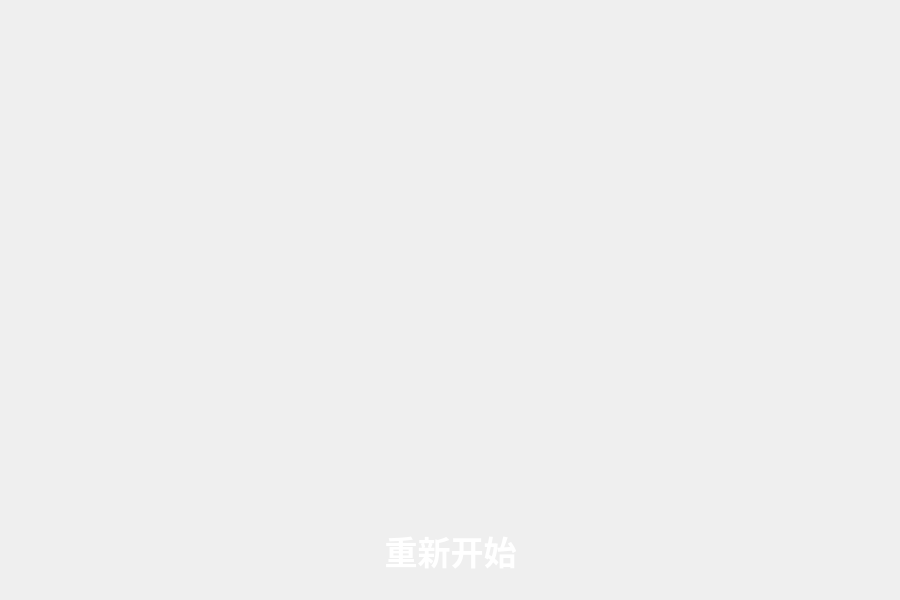
<?xml version="1.0" encoding="UTF-8"?>
<ui version="4.0">
 <class>GameSuccess</class>
 <widget class="QWidget" name="GameSuccess">
  <property name="geometry">
   <rect>
    <x>0</x>
    <y>0</y>
    <width>900</width>
    <height>600</height>
   </rect>
  </property>
  <property name="windowTitle">
   <string>Form</string>
  </property>
  <widget class="QLabel" name="lb_background">
   <property name="geometry">
    <rect>
     <x>0</x>
     <y>0</y>
     <width>900</width>
     <height>600</height>
    </rect>
   </property>
   <property name="font">
    <font>
     <pointsize>18</pointsize>
    </font>
   </property>
   <property name="text">
    <string/>
   </property>
   <property name="scaledContents">
    <bool>false</bool>
   </property>
  </widget>
  <widget class="MyButtonGameStart" name="pb_returnGameStart">
   <property name="geometry">
    <rect>
     <x>240</x>
     <y>500</y>
     <width>421</width>
     <height>101</height>
    </rect>
   </property>
   <property name="font">
    <font>
     <family>华文新魏</family>
     <pointsize>25</pointsize>
     <weight>75</weight>
     <bold>true</bold>
    </font>
   </property>
   <property name="styleSheet">
    <string notr="true">color: rgb(255, 255, 255);</string>
   </property>
   <property name="text">
    <string>重新开始</string>
   </property>
   <property name="flat">
    <bool>true</bool>
   </property>
  </widget>
 </widget>
 <customwidgets>
  <customwidget>
   <class>MyButtonGameStart</class>
   <extends>QPushButton</extends>
   <header>mybuttongamestart.h</header>
  </customwidget>
 </customwidgets>
 <resources/>
 <connections/>
</ui>
